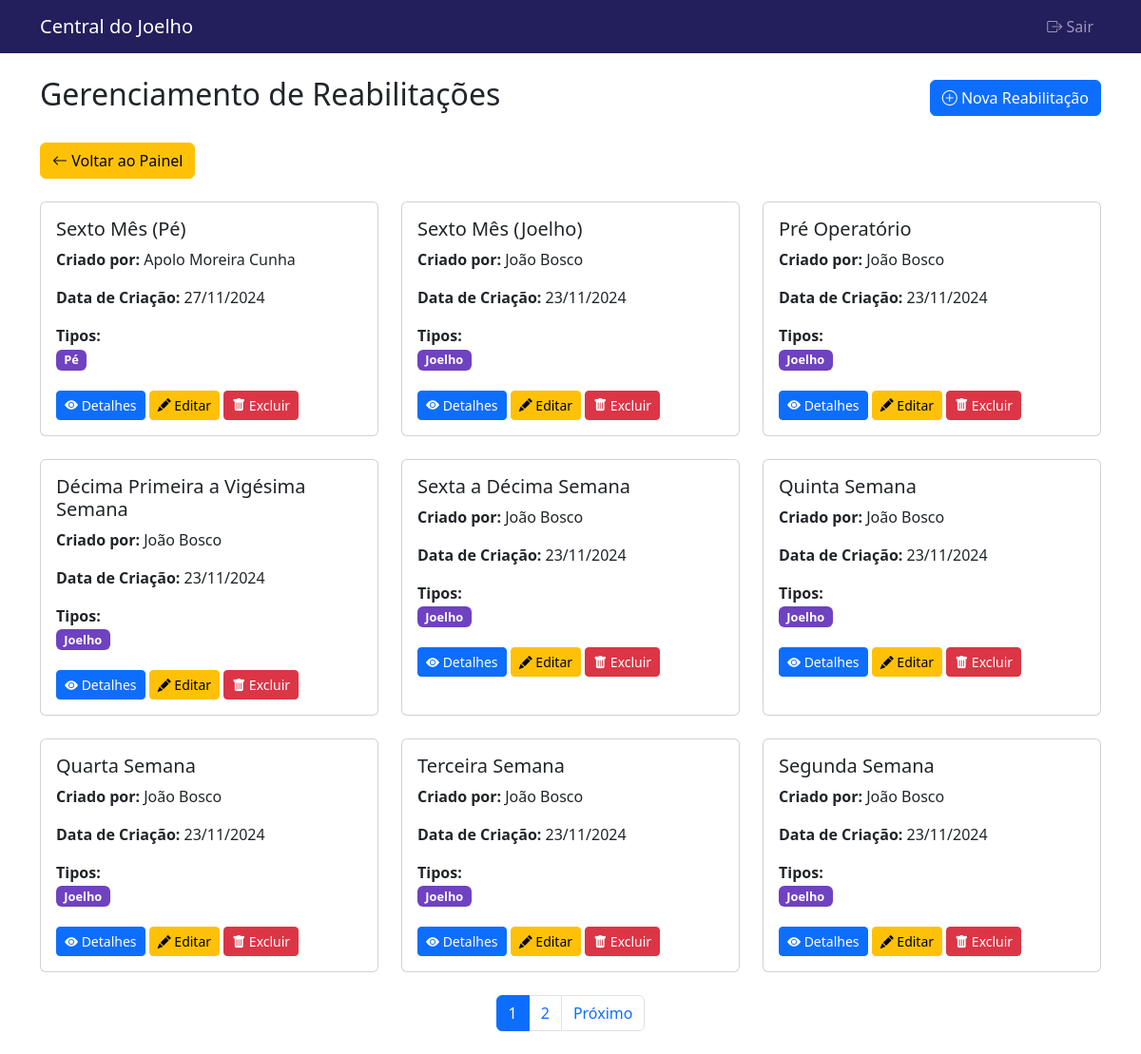
Page /index.php?page=medico/reabilitacao_medico (signed in) on the committed database.
### tables this page shows
CREATE TABLE IF NOT EXISTS `reabilitacao` (
  `id` int NOT NULL AUTO_INCREMENT,
  `titulo` varchar(255) NOT NULL,
  `texto` text NOT NULL,
  `momento` varchar(255) NOT NULL DEFAULT '',
  `sequencia` int DEFAULT '0',
  `id_pergunta` int DEFAULT NULL,
  `tipo_problema` int NOT NULL,
  `data_criacao` timestamp NULL DEFAULT CURRENT_TIMESTAMP,
  `data_atualizacao` timestamp NULL DEFAULT CURRENT_TIMESTAMP ON UPDATE CURRENT_TIMESTAMP,
  `id_medico` int DEFAULT NULL,
  `id_paciente` int DEFAULT NULL,
  `duracao_dias` int NOT NULL DEFAULT '7',
  `status` enum('ativo','inativo') NOT NULL DEFAULT 'ativo',
  PRIMARY KEY (`id`),
  KEY `id_medico` (`id_medico`),
  KEY `fk_momento` (`momento`),
  KEY `fk_tipo` (`tipo_problema`) USING BTREE,
  KEY `id_paciente` (`id_paciente`),
  KEY `id_pergunta` (`id_pergunta`)
);

### pages/medico/reabilitacao_medico.php (the view, shortened to what this page needs)
<?php
$conn = getConnection();
$itemsPerPage = 9;
$currentPage = isset($_GET['page_num']) ? (int)$_GET['page_num'] : 1;
$offset = ($currentPage - 1) * $itemsPerPage;
$countSql = "SELECT COUNT(*) as total FROM reabilitacao WHERE status = 'ativo'";
$countStmt = $conn->prepare($countSql);
$countStmt->execute();
$totalRows = $countStmt->fetch(PDO::FETCH_ASSOC)['total'];
$totalPages = ceil($totalRows / $itemsPerPage);
$sql = "
    SELECT r.*, m.nome as nome_medico,
           GROUP_CONCAT(DISTINCT tr.descricao ORDER BY tr.descricao) as lista_tipos
    FROM reabilitacao r
    LEFT JOIN medicos med ON r.id_medico = med.id_usuario
    LEFT JOIN usuarios m ON med.id_usuario = m.id
    LEFT JOIN tipos_reabilitacao tr ON r.tipo_problema = tr.id
    WHERE r.status = 'ativo'
    GROUP BY r.id, r.titulo, r.data_criacao, r.status, r.id_medico, m.nome
    ORDER BY r.data_criacao DESC
    LIMIT ?, ?
";
$stmt = $conn->prepare($sql);
$stmt->bindValue(1, $offset, PDO::PARAM_INT);
$stmt->bindValue(2, $itemsPerPage, PDO::PARAM_INT);
$stmt->execute();
$reabilitacoes = $stmt->fetchAll(PDO::FETCH_ASSOC);
?>
<!DOCTYPE html>
<html lang="pt-BR">
<head>
    <link href="https://cdn.jsdelivr.net/npm/bootstrap@5.3.0/dist/css/bootstrap.min.css" rel="stylesheet">
    <link rel="stylesheet" href="https://cdn.jsdelivr.net/npm/bootstrap-icons@1.10.5/font/bootstrap-icons.css">
</head>
<body>
    <?php include_once __DIR__ . '/../../common/header_medico.php'; ?>
    <div class="container my-4">
        <div class="d-flex justify-content-between align-items-center mb-4">
            <h2>Gerenciamento de Reabilitações</h2>
            <a href="index.php?page=medico/reabilitacao_form" class="btn btn-primary">
                <i class="bi bi-plus-circle"></i> Nova Reabilitação
            </a>
        </div>
        <div class="d-flex justify-content-between align-items-center mb-4">
            <a href="index.php?page=medico/painel" class="btn btn-warning">
                    <i class="bi bi-arrow-left"></i> Voltar ao Painel
            </a>
        </div>
        <div class="row row-cols-1 row-cols-md-2 row-cols-lg-3 g-4">
            <?php foreach ($reabilitacoes as $reabilitacao): ?>
                <div class="col">
                    <div class="card h-100">
                        <div class="card-body">
                            <h5 class="card-title"><?php echo htmlspecialchars($reabilitacao['titulo']); ?></h5>
                            <p class="card-text">
                                <strong>Criado por:</strong> <?php echo htmlspecialchars($reabilitacao['nome_medico'] ?? 'Sistema'); ?>
                            </p>
                            <p class="card-text">
                                <strong>Data de Criação:</strong> <?php echo date('d/m/Y', strtotime($reabilitacao['data_criacao'])); ?>
                            </p>
                            <?php if (!empty($reabilitacao['lista_tipos'])): ?>
                                <div class="mb-2">
                                    <strong>Tipos:</strong><br>
                                    <?php foreach (explode(',', $reabilitacao['lista_tipos']) as $tipo): ?>
                                        <span class="badge badge-tipo"><?php echo htmlspecialchars($tipo); ?></span>
                                    <?php endforeach; ?>
                                </div>
                            <?php endif; ?>
                            <div class="mt-3">
                                <a href="index.php?page=medico/reabilitacao_detalhes&id=<?php echo $reabilitacao['id']; ?>" class="btn btn-primary btn-sm">
                                    <i class="bi bi-eye-fill"></i> Detalhes
                                </a>
                                <a href="index.php?page=medico/reabilitacao_form&id=<?php echo $reabilitacao['id']; ?>" class="btn btn-warning btn-sm">
                                    <i class="bi bi-pencil-fill"></i> Editar
                                </a>
                                <button onclick="confirmarExclusao(<?php echo $reabilitacao['id']; ?>)" class="btn btn-danger btn-sm">
                                    <i class="bi bi-trash-fill"></i> Excluir
                                </button>
                            </div>
                        </div>
                    </div>
                </div>
            <?php endforeach; ?>
        </div>
        <?php if ($totalPages > 1): ?>
            <nav aria-label="Navegação de páginas" class="mt-4">
                <ul class="pagination justify-content-center">
                    <?php for ($i = 1; $i <= $totalPages; $i++): ?>
                        <li class="page-item <?php echo $i === $currentPage ? 'active' : ''; ?>">
                            <a class="page-link" href="index.php?page=medico/reabilitacao_medico&page_num=<?php echo $i; ?>">
                                <?php echo $i; ?>
                            </a>
                        </li>
                    <?php endfor; ?>
                    <?php if ($currentPage < $totalPages): ?>
                        <li class="page-item">
                            <a class="page-link" href="index.php?page=medico/reabilitacao_medico&page_num=<?php echo ($currentPage + 1); ?>">
                                Próximo
                            </a>
                        </li>
                    <?php endif; ?>
                </ul>
            </nav>
        <?php endif; ?>
    </div>
</body>
</html>

### pages/medico/reabilitacao_medico.php (style rules this page uses)
.card { transition: transform 0.2s; }
.badge-tipo { font-size: 0.8rem; margin-right: 5px; margin-bottom: 5px; background-color: #6f42c1; }

### rows in the picture
reabilitacao: titulo "Sexto Mês (Pé)", nome_medico "Apolo Moreira Cunha", data_criacao "27/11/2024", tipo "Pé"
reabilitacao: titulo "Sexto Mês (Joelho)", nome_medico "João Bosco", data_criacao "23/11/2024", tipo "Joelho"
reabilitacao: titulo "Pré Operatório", nome_medico "João Bosco", data_criacao "23/11/2024", tipo "Joelho"
reabilitacao: titulo "Décima Primeira a Vigésima Semana", nome_medico "João Bosco", data_criacao "23/11/2024", tipo "Joelho"
reabilitacao: titulo "Sexta a Décima Semana", nome_medico "João Bosco", data_criacao "23/11/2024", tipo "Joelho"
reabilitacao: titulo "Quinta Semana", nome_medico "João Bosco", data_criacao "23/11/2024", tipo "Joelho"
reabilitacao: titulo "Quarta Semana", nome_medico "João Bosco", data_criacao "23/11/2024", tipo "Joelho"
reabilitacao: titulo "Terceira Semana", nome_medico "João Bosco", data_criacao "23/11/2024", tipo "Joelho"
reabilitacao: titulo "Segunda Semana", nome_medico "João Bosco", data_criacao "23/11/2024", tipo "Joelho"
